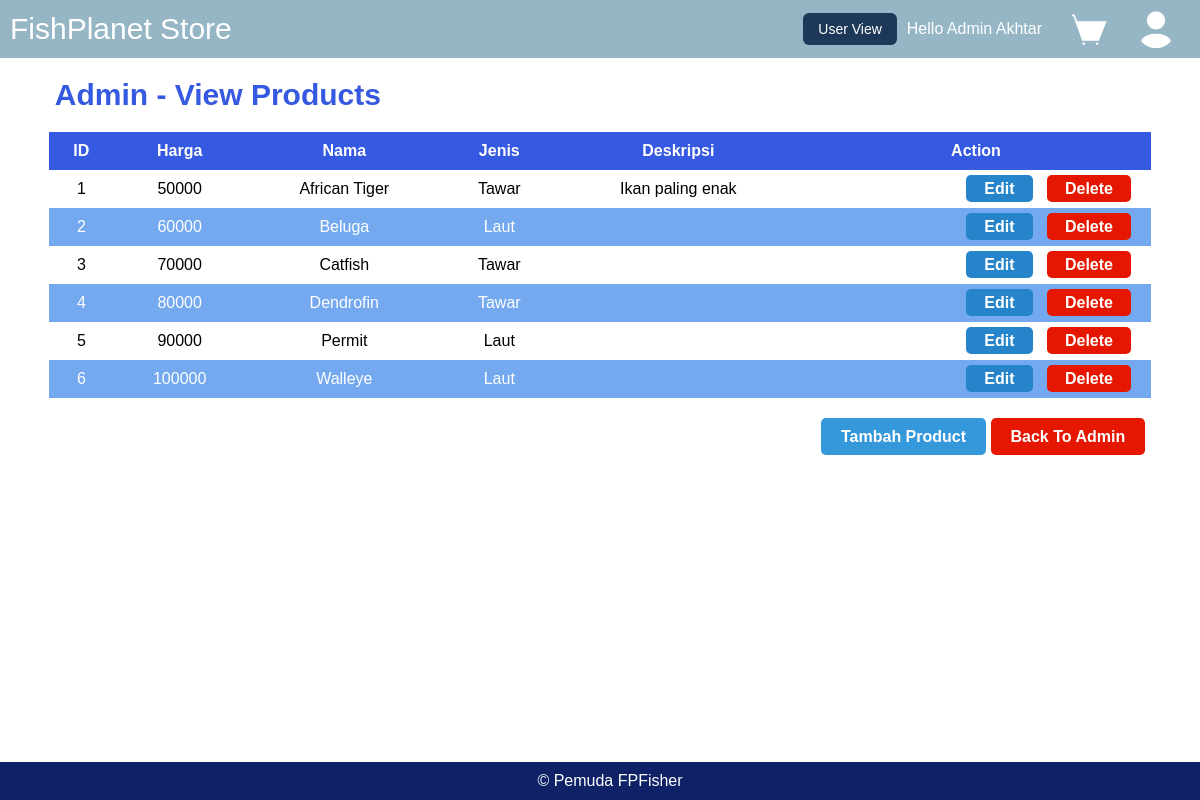
Page /admin/read-product.php (signed in) on the committed database.
### tables this page shows
CREATE TABLE `ikan` (
  `id_ikan` int(11) NOT NULL,
  `harga_ikan` int(11) DEFAULT NULL,
  `nama_ikan` varchar(20) DEFAULT NULL,
  `jenis_ikan` varchar(20) DEFAULT NULL,
  `gambar_ikan` varchar(40) DEFAULT NULL,
  `deskripsi` varchar(255) NOT NULL
);

### admin/read-product.php (the view, shortened to what this page needs)
<?php
include "../koneksi.php";
$selectSql = "SELECT * FROM ikan";
$result = mysqli_query($conn, $selectSql);
?>
<!DOCTYPE html>
<html lang="en">
<link rel="stylesheet" href="style.css">
<head>
</head>
<body>
<?php include "navbar.php"; ?>
    <div class="container">
        <h2 style="    font-size: 30px ;
                        color: #3559E0 ;
                        margin-left:3%;
                  "
        >Admin - View Products</h2>
        <?php
        if (mysqli_num_rows($result) > 0) {
            echo "<table >
                    <tr >
                        <th>ID</th>
                        <th>Harga</th>
                        <th>Nama</th>
                        <th>Jenis</th>
                        <th>Deskripsi</th>
                        <th>Action</th>
                    </tr>";
            while ($row = mysqli_fetch_assoc($result)) {
                echo "<tr>
                        <td>{$row['id_ikan']}</td>
                        <td>{$row['harga_ikan']}</td>
                        <td>{$row['nama_ikan']}</td>
                        <td>{$row['jenis_ikan']}</td>
                        <td>{$row['deskripsi']}</td>
                        <td class='action-buttons'>
                            <a href='edit-product.php?id_ikan={$row['id_ikan']}' class='edit'>Edit</a>
                            <a href='delete-product.php?id_ikan={$row['id_ikan']}' class='delete'>Delete</a>
                        </td>
                    </tr>";
            }
            echo "</table>";
        } else {
            echo "No products found.";
        }
        ?>
        <div class="add-button">
            <a href="add-product.php">Tambah Product</a>
            <a href="../admin.php" style="background-color: #E61700;">Back To Admin </a>
        </div>
    </div>
    <div class="footer">
        &copy; Pemuda FPFisher
    </div>
</body>
</html>

### admin/navbar.php (shortened to what this page needs)
<?php if (isset($_SESSION['email'])) {
    $nama = $_SESSION['nama']; ?>
    <nav class="navbar">
            <div class="logo">FishPlanet Store</div>
            <ul class="nav-list">
            <?php
    if (isset($_SESSION['isAdmin']) && $_SESSION['isAdmin'] == 1) {
        echo '<button style="font-size: 14px; " class="admin-button" onclick="window.location.href=\'../admin.php\'">User View</button>';
    }
    ?>
            <li style="margin-left: 10px; ">Hello <?php echo $_SESSION['nama'];?></li>
                <li><a href="../keranjang.php"><img src="../ikan_image/cart.png" alt="Cart"> </a></li>
                <li><a href="../account.php" ><img src="../ikan_image/account.png" alt="Account"> </a></li>
            </ul>
    </nav> <?php
}
?>

### admin/read-product.php (style rules this page uses)
body { font-family: Arial, sans-serif; margin: 0; padding: 0; }
* { margin:0 }
a { text-decoration: none; color: #fff; font-weight: bold; }
table { margin-left: auto; margin-right: auto; width: 95%; border-collapse: collapse; margin-top: 20px; }
th, td { padding: 10px; text-align: center; }
th { background-color: #3559E0; color: white; }
.action-buttons { text-align: right; }
.action-buttons a { margin-right: 10px; text-decoration: none; padding: 5px 18px; background-color: #3498db; color: #fff; border-radius: 5px; }
.action-buttons a.edit { background-color: #2685CA; }
.action-buttons a.delete { background-color: #E61700; }
.add-button { margin-top: 30px; margin-right: 3%; text-align: right; }
.add-button a { text-decoration: none; padding: 10px 20px; background-color: #3498db; color: #fff; border-radius: 5px; }
.container { margin: 20px; }
table tr:nth-child(odd) { background-color: #74A9F0; color: white; }
table tr:nth-child(even) { background-color: #ffffff; }
.admin-button { background-color: #1E3859; color: white; padding: 8px 15px; border: none; cursor: pointer; border-radius:6px; }
.footer { background-color: #0F2167; color: white; text-align: center; padding: 10px; position: fixed; bottom: 0; width: 100%; }

### admin/navbar.php (style rules this page uses)
.navbar { background-color: #96B6C5; padding: 10px; width: auto; height: auto; display: flex; justify-content: space-between; align-items: center; }
.logo { font-size: 30px; color: white; cursor: pointer; }
.nav-list { list-style: none; display: flex; align-items: center; margin: 0; padding: 0; }
.nav-list li { margin: 0 15px; color: white; }
.nav-list a { text-decoration: none; color: white; align-items: center; display: flex; flex-direction: column; text-align: center; }

### rows in the picture
ikan: id_ikan "1", harga_ikan "50000", nama_ikan "African Tiger", jenis_ikan "Tawar", deskripsi "Ikan paling enak"
ikan: id_ikan "2", harga_ikan "60000", nama_ikan "Beluga", jenis_ikan "Laut"
ikan: id_ikan "3", harga_ikan "70000", nama_ikan "Catfish", jenis_ikan "Tawar"
ikan: id_ikan "4", harga_ikan "80000", nama_ikan "Dendrofin", jenis_ikan "Tawar"
ikan: id_ikan "5", harga_ikan "90000", nama_ikan "Permit", jenis_ikan "Laut"
ikan: id_ikan "6", harga_ikan "100000", nama_ikan "Walleye", jenis_ikan "Laut"

### other values in the picture
$_SESSION['nama'] "Admin Akhtar"
